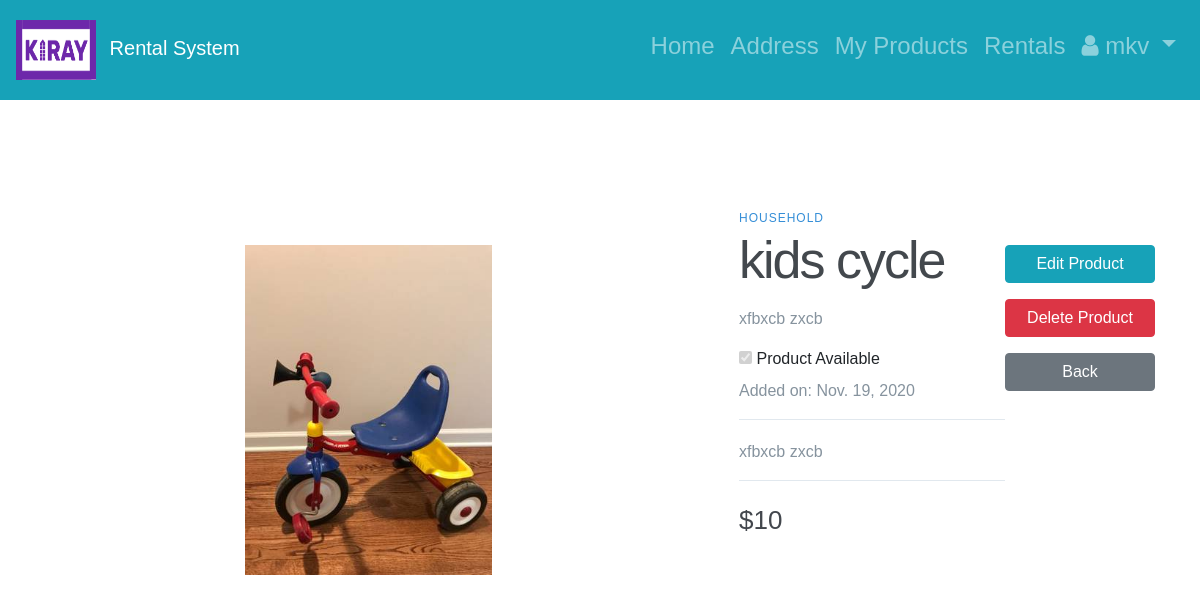
/product/30 (signed in), run on the app's committed database.
### RentalApp/models.py (models this page shows, shortened)
class Customer(AbstractUser):
    CURRENCIES = (
                     ('USD', _('United States Dollar')),
                     ('AED', _('United Arab Emirates Dirham')),
                     ('AFN', _('Afghan Afghani')),
                     ('ALL', _('Albanian Lek')),
                     ('AMD', _('Armenian Dram')),
                     ('ANG', _('Netherlands Antillean Guilder')),
                     ('AOA', _('Angolan Kwanza')),
                     ('ARS', _('Argentine Peso')),
                     ('AUD', _('Australian Dollar')),
                     ('AWG', _('Aruban Florin')),
                     ('AZN', _('Azerbaijani Manat')),
                     ('BAM', _('Bosnia-Herzegovina Convertible Mark')),
                     ('BBD', _('Barbadian Dollar')),
                     ('BDT', _('Bangladeshi Taka')),
                     ('BGN', _('Bulgarian Lev')),
                     ('BHD', _('Bahraini Dinar')),
                     ('BIF', _('Burundian Franc')),
                     ('BMD', _('Bermudan Dollar')),
                     ('BND', _('Brunei Dollar')),
                     ('BOB', _('Bolivian Boliviano')),
                     ('BRL', _('Brazilian Real')),
                     ('BSD', _('Bahamian Dollar')),
                     ('BTN', _('Bhutanese Ngultrum')),
                     ('BWP', _('Botswanan Pula')),
                     ('BZD', _('Belize Dollar')),
                     ('CAD', _('Canadian Dollar')),
                     ('CDF', _('Congolese Franc')),
                     ('CHF', _('Swiss Franc')),
                     ('CLF', _('Chilean Unit of Account UF')),
                     ('CLP', _('Chilean Peso')),
                     ('CNH', _('Chinese Yuan Offshore')),
                     ('CNY', _('Chinese Yuan')),
                     ('COP', _('Colombian Peso')),
                     ('CUP', _('Cuban Peso')),
                     ('CVE', _('Cape Verdean Escudo')),
                     ('CZK', _('Czech Republic Koruna')),
                     ('DJF', _('Djiboutian Franc')),
                     ('DKK', _('Danish Krone')),
                     ('DOP', _('Dominican Peso')),
                     ('DZD', _('Algerian Dinar')),
                     ('EGP', _('Egyptian Pound')),
                     ('ERN', _('Eritrean Nakfa')),
                     ('ETB', _('Ethiopian Birr')),
                     ('EUR', _('Euro')),
                     ('FJD', _('Fijian Dollar')),
                     ('FKP', _('Falkland Islands Pound')),
                     ('GBP', _('British Pound Sterling')),
                     ('GEL', _('Georgian Lari')),
                     ('GHS', _('Ghanaian Cedi')),
                     ('GIP', _('Gibraltar Pound')),
                     ('GMD', _('Gambian Dalasi')),
                     ('GNF', _('Guinean Franc')),
                     ('GTQ', _('Guatemalan Quetzal')),
                     ('GYD', _('Guyanaese Dollar')),
                     ('HKD', _('Hong Kong Dollar')),
                     ('HNL', _('Honduran Lempira')),
                     ('HRK', _('Croatian Kuna')),
                     ('HTG', _('Haitian Gourde')),
                     ('HUF', _('Hungarian Forint')),
                     ('IDR', _('Indonesian Rupiah')),
                     ('ILS', _('Israeli New Sheqel')),
                     ('INR', _('Indian Rupee')),
                     ('IQD', _('Iraqi Dinar')),
                     ('IRR', _('Iranian Rial')),
                     ('ISK', _('Icelandic Krona')),
                     ('JMD', _('Jamaican Dollar')),
                     ('JOD', _('Jordanian Dinar')),
                     ('JPY', _('Japanese Yen')),
                     ('KES', _('Kenyan Shilling')),
                     ('KGS', _('Kyrgystani Som')),
                     ('KHR', _('Cambodian Riel')),
                     ('KMF', _('Comorian Franc')),
                     ('KPW', _('North Korean Won')),
                     ('KRW', _('South Korean Won')),
                     ('KWD', _('Kuwaiti Dinar')),
                     ('KYD', _('Cayman Islands Dollar')),
                     ('KZT', _('Kazakhstani Tenge')),
                     ('LAK', _('Laotian Kip')),
                     ('LBP', _('Lebanese Pound')),
                     ('LKR', _('Sri Lankan Rupee')),
                     ('LRD', _('Liberian Dollar')),
                     ('LSL', _('Lesotho Loti')),
                     ('LYD', _('Libyan Dinar')),
                     ('MAD', _('Moroccan Dirham')),
                     ('MDL', _('Moldovan Leu')),
                     ('MGA', _('Malagasy Ariary')),
                     ('MKD', _('Macedonian Denar')),
                     ('MMK', _('Myanma Kyat')),
                     ('MNT', _('Mongolian Tugrik')),
                     ('MOP', _('Macanese Pataca')),
                     ('MRU', _('Mauritanian Ouguiya')),
                     ('MUR', _('Mauritian Rupee')),
                     ('MVR', _('Maldivian Rufiyaa')),
                     ('MWK', _('Malawian Kwacha')),
                     ('MXN', _('Mexican Peso')),
                     ('MYR', _('Malaysian Ringgit')),
                     ('MZN', _('Mozambican Metical')),
                     ('NAD', _('Namibian Dollar')),
                     ('NGN', _('Nigerian Naira')),
                     ('NOK', _('Norwegian Krone')),
                     ('NPR', _('Nepalese Rupee')),
                     ('NZD', _('New Zealand Dollar')),
                     ('OMR', _('Omani Rial')),
                     ('PAB', _('Panamanian Balboa')),
                     ('PEN', _('Peruvian Nuevo Sol')),
                     ('PGK', _('Papua New Guinean Kina')),
                     ('PHP', _('Philippine Peso')),
                     ('PKR', _('Pakistani Rupee')),
                     ('PLN', _('Polish Zloty')),
                     ('PYG', _('Paraguayan Guarani')),
                     ('QAR', _('Qatari Rial')),
                     ('RON', _('Romanian Leu')),
                     ('RSD', _('Serbian Dinar')),
                     ('RUB', _('Russian Ruble')),
                     ('RWF', _('Rwandan Franc')),
                     ('SAR', _('Saudi Riyal')),
                     ('SBD', _('Solomon Islands Dollar')),
                     ('SCR', _('Seychellois Rupee')),
                     ('SDG', _('Sudanese Pound')),
                     ('SEK', _('Swedish Krona')),
                     ('SGD', _('Singapore Dollar')),
                     ('SHP', _('Saint Helena Pound')),
                     ('SLL', _('Sierra Leonean Leone')),
                     ('SOS', _('Somali Shilling')),
                     ('SRD', _('Surinamese Dollar')),
                     ('SYP', _('Syrian Pound')),
                     ('SZL', _('Swazi Lilangeni')),
                     ('THB', _('Thai Baht')),
                     ('TJS', _('Tajikistani Somoni')),
                     ('TMT', _('Turkmenistani Manat')),
                     ('TND', _('Tunisian Dinar')),
                     ('TOP', _('Tongan Paanga')),
                     ('TRY', _('Turkish Lira')),
                     ('TTD', _('Trinidad and Tobago Dollar')),
                     ('TWD', _('New Taiwan Dollar')),
                     ('TZS', _('Tanzanian Shilling')),
                     ('UAH', _('Ukrainian Hryvnia')),
                     ('UGX', _('Ugandan Shilling')),
                     ('UYU', _('Uruguayan Peso')),
                     ('UZS', _('Uzbekistan Som')),
                     ('VND', _('Vietnamese Dong')),
                     ('VUV', _('Vanuatu Vatu')),
                     ('WST', _('Samoan Tala')),
                     ('XAF', _('CFA Franc BEAC')),
                     ('XCD', _('East Caribbean Dollar')),
                     ('XDR', _('Special Drawing Rights')),
                     ('XOF', _('CFA Franc BCEAO')),
                     ('XPF', _('CFP Franc')),
                     ('YER', _('Yemeni Rial')),
                     ('ZAR', _('South African Rand')),
                     ('ZMW', _('Zambian Kwacha')),
        )
    phone_regex = RegexValidator(regex=r'^\+?1?\d{9,15}$',
                                 message="Phone number must be entered in the format: '+999999999'. Up to 15 digits \
                                 allowed.")
    phone_number = models.CharField(validators=[phone_regex], max_length=30, blank=True)
    view_currency = models.CharField(default='USD', max_length=3, choices=CURRENCIES, verbose_name='View currency as')

class Item(models.Model):
    itemId = models.AutoField(auto_created=True, primary_key=True)
    itemName = models.CharField(
        "Name",
        max_length=1024,
    )
    category = models.ForeignKey(Category,
                                 on_delete=models.CASCADE,
                                 related_name='category'
                                 )
    itemImage = models.ImageField(upload_to='images', null=True, blank=True)
    itemOwner = models.ForeignKey(Customer,
                                  on_delete=models.CASCADE,
                                  related_name='my_items'
                                  )
    itemAvaialable = models.BooleanField()
    costPerItem = models.IntegerField(verbose_name='Cost per Item (USD)')
    itemDescription = models.TextField(null=True, blank=True)
    itemAddedDate = models.DateField(auto_now_add=True)
    asin = models.CharField(null=True, blank=True, max_length=10)

class Category(models.Model):
    categoryId = models.AutoField(auto_created=True, primary_key=True)
    name = models.CharField(max_length=1024)
    class Meta:
        verbose_name_plural = "Categories"
    def __str__(self):
        return "%s" % self.name

### RentalApp/views.py (the view)
# urls.py: path('product/<int:id>', product_details, name='product_details'),
@login_required(login_url='/users/login/')
def product_details(request, id):
    item = get_object_or_404(Item,
                             itemId=id)
    return render(request,
                  'productDetails.html',
                  {'item': item})

### templates/productDetails.html (shortened to what this page needs)
{% extends "base.html" %}
{% load static %}
{% block content %}
<div class="container1">
  <div class="left-column">
    <img src="{% if item.itemImage %}{{ item.itemImage.url }}{% else %}{% static 'images/no_image.png' %}{% endif %}" alt="">
  </div>
  <div class="right-column">
    <div class="product-description">
      <span>{{ item.category }}</span>
      <h1>{{ item.itemName }}</h1>
      <p>{{ item.itemDescription|linebreaks }}</p>
      <input type="checkbox" name="itemAvaialable" value="itemAvaialable" {% if item.itemAvaialable %} checked {% endif %} disabled>
      <label for="itemAvaialable">Product Available</label>
      <p>Added on: {{item.itemAddedDate}}</p>
    </div>
    <div class="product-description">
      <p>{{item.itemDescription}}</p>
    </div>
    <div class="product-price">
      <span>${{ item.costPerItem }}</span>
    </div>
  </div>
  <div style="margin-top: 100px">
         <p><a href="{% url 'RentalApp:edit_product' item.pk%}" role="button"  class="btn btn-info btn-size">Edit Product</a></p>
  <p><a href="{% url 'RentalApp:delete_product' item.pk%}" role="button" class="btn btn-danger btn-size">Delete Product</a></p>
    <p><a href="{% url 'RentalApp:my_products' %}" class="btn btn-secondary btn-size">
                    Back </a></p>
 </div>
</div>
{% endblock %}

### templates/base.html (shortened to what this page needs)
<!doctype html>
<html lang="en">
  <head>
       {% load static %}
      <link href="http://maxcdn.bootstrapcdn.com/font-awesome/4.1.0/css/font-awesome.min.css" rel="stylesheet">
    <link rel="stylesheet" href="https://stackpath.bootstrapcdn.com/bootstrap/4.1.3/css/bootstrap.min.css">
    <link href="../static/css/base.css" rel="stylesheet">
    <link rel="stylesheet" type="text/css" href="{% static 'css/base.css' %}">
  </head>
  <body>
    <nav class="navbar navbar-expand-md navbar-dark bg-info md-4">
        <a href="{% url 'RentalApp:item_list' %}" class="navbar-brand">
            <img src="{% static 'images/logo.png' %}" height="60" width="80" alt="Rental System" class="d-inline-block align-middle mr-2">
            Rental System
        </a>
           <div class="collapse navbar-collapse bg-info" id="navbarNav">
              {% if user.is_authenticated %}
            <ul class="nav navbar-nav ml-auto w-100 justify-content-end">
              <li class="nav-item active" style="text-align: right">
                <h4><a class="nav-link" href="{% url 'RentalApp:item_list' %}">Home  <span class="sr-only">(current)</span></a></h4>
              </li>
              <li class="nav-item" style="text-align: right">
                <h4><a class="nav-link" href="{% if request.session.addressId is None%} {%url 'RentalApp:add_address'%} {%else%} {%url 'RentalApp:address' request.session.addressId%} {%endif%}"> Address  </a></h4>
              </li>
              <li class="nav-item active" style="text-align: right">
                <h4><a class="nav-link" href="{% url 'RentalApp:my_products' %}">My Products <span class="sr-only">(current)</span></a></h4>
              </li>
                <li class="nav-item active" style="text-align: right">
                <h4><a class="nav-link" href="{% url 'RentalApp:rental_history' %}">Rentals <span class="sr-only">(current)</span></a></h4>
              </li>
              <li class="nav-item active" style="text-align: right">
                  <h4><a class="nav-link dropdown-toggle" href="#" id="userMenu"\
                  data-toggle="dropdown" aria-haspopup="true" aria-expanded\
                                 ="false"><i class="fa fa-user icon"></i>
                    {{ user.username }}
                  </a>
                  </li>
              </ul>
            </div>
        {% endif %}
    </nav>
    <div class="content">
      {% block content %}
      {% endblock content %}
    </div>
  </body>
</html>

### static/css/base.css (style rules this page uses)
.btn-size { width: 150px; }
* { box-sizing: border-box; }
body { padding: 20px; font-family: Arial; }
h1 { font-size: 50px; word-break: break-all; }
.navbar { height: 100px; }
div.content { margin-left: 200px; padding: 30px 30px; }
body { margin: 0; padding: 0; height: 100vh; }
.container1 { max-width: 1200px; margin: 0 auto; padding: 15px; display: flex; }
.left-column { width: 65%; position: relative; }
.right-column { width: 35%; margin-top: 60px; }
.left-column img { padding-top: 100px; width: 50%; }
.product-description { border-bottom: 1px solid #E1E8EE; margin-bottom: 20px; }
.product-description span { font-size: 12px; color: #358ED7; letter-spacing: 1px; text-transform: uppercase; text-decoration: none; }
.product-description h1 { font-weight: 300; font-size: 52px; color: #43484D; letter-spacing: -2px; }
.product-description p { font-size: 16px; font-weight: 300; color: #86939E; line-height: 24px; }
.product-price { display: flex; align-items: center; }
.product-price span { font-size: 26px; font-weight: 300; color: #43474D; margin-right: 20px; }

### data on the page
Customer: username "mkv"
Item: itemImage (picture), category "HOUSEHOLD", itemName "kids cycle", itemDescription "xfbxcb zxcb", itemAvaialable "☑", itemAddedDate "Nov. 19, 2020", costPerItem "10"
